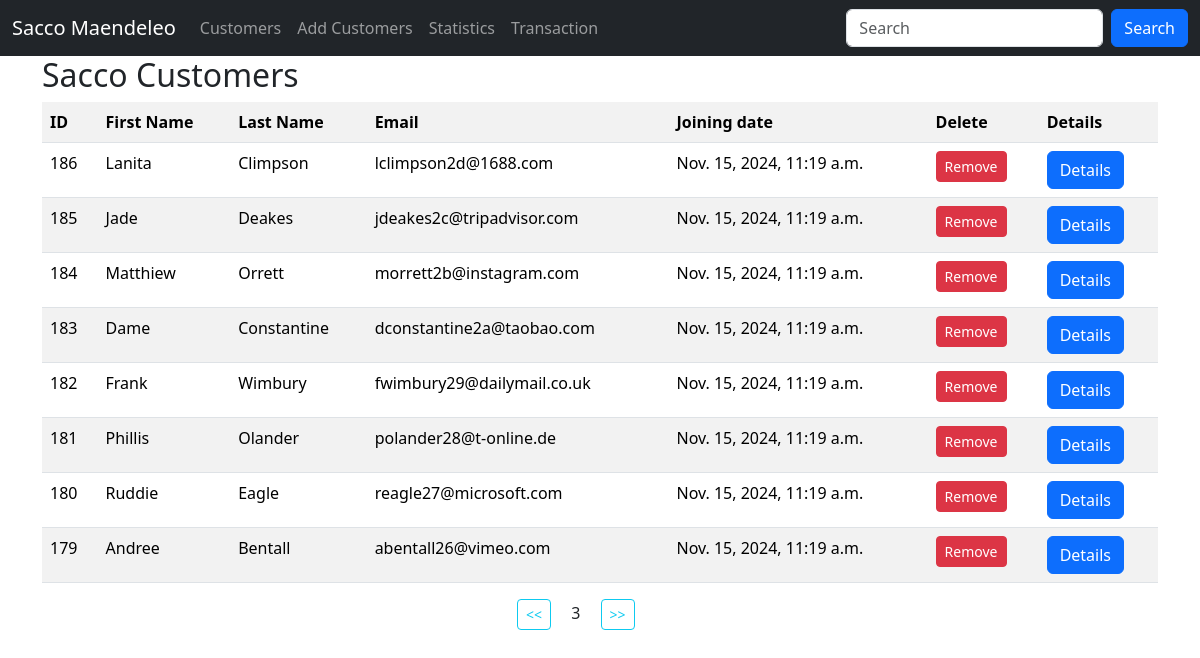
/?page=3, run on the app's committed database.
### app/models.py (models this page shows, shortened)
class Customer(models.Model):
    first_name = models.CharField(max_length=30)
    last_name = models.CharField(max_length=30)
    email = models.EmailField(unique=True)
    dob = models.DateField()
    gender = models.CharField(max_length=10)
    weight = models.IntegerField(default=0)
    created_at = models.DateTimeField(auto_now_add=True)
    update_at = models.DateTimeField(auto_now=True)
    class Meta:
        db_table = 'customers'

### app/views.py (the view)
# urls.py: path('', views.customers, name='customers'),
def customers(request):
    data = Customer.objects.all().order_by(
        '-id').values()  # ORM-object relational marker select everything from customers
    paginator = Paginator(data, 8)
    page_number = request.GET.get('page', 1)
    try:
        paginated_data = paginator.page(page_number)
    except PageNotAnInteger | EmptyPage:
        paginated_data = paginator.page(1)
    return render(request, 'customers.html', {'data': paginated_data})

### templates/customers.html (shortened to what this page needs)
{% extends 'master.html' %}
{% block content %}
    <div class="container">
        <h2>Sacco Customers</h2>
        <table class="table table-striped">
            <tr>
                <th>ID</th>
                <th>First Name</th>
                <th>Last Name</th>
                <th>Email</th>
                <th>Joining date</th>
                <th>Delete</th>
                <th>Details</th>
            </tr>
            {% for customer in data.object_list %}
                <tr>
                    <td>{{ customer.id }}</td>
                    <td>{{ customer.first_name }}</td>
                    <td>{{ customer.last_name }}</td>
                    <td>{{ customer.email }}</td>
                    <td>{{ customer.created_at }}</td>
                    <td>
                        <a href="{% url 'remove_customer' customer.id %}" class="btn btn-danger btn-sm">Remove</a>
                    </td>
                    <td>
                        <a href="{% url 'customer_details' customer.id %}" class="btn btn-primary bt-sm ">Details</a>
                    </td>
                </tr>
            {% empty %}
                <p>No customers in the sacco</p>
            {% endfor %}
        </table>
        <div class="row justify-content-center">
            <div class="col-sm-2">
                {% if data.has_previous %}
                    <a class="btn btn-outline-info btn-sm" href="?page={{ data.previous_page_number }}"> << </a>
                {% endif %}
                <span class="mx-3" >{{ data.number }}</span>
                {% if data.has_next %}
                    <a class="btn btn-outline-info btn-sm" href="?page={{ data.next_page_number }}"> >> </a>
                {% endif %}
            </div>
        </div>
    </div>
{% endblock %}

### data on the page
Customer: id "186", first_name "Lanita", last_name "Climpson", email "lclimpson2d@1688.com", created_at "Nov. 15, 2024, 11:19 a.m."
Customer: id "185", first_name "Jade", last_name "Deakes", email "jdeakes2c@tripadvisor.com", created_at "Nov. 15, 2024, 11:19 a.m."
Customer: id "184", first_name "Matthiew", last_name "Orrett", email "morrett2b@instagram.com", created_at "Nov. 15, 2024, 11:19 a.m."
Customer: id "183", first_name "Dame", last_name "Constantine", email "dconstantine2a@taobao.com", created_at "Nov. 15, 2024, 11:19 a.m."
Customer: id "182", first_name "Frank", last_name "Wimbury", email "fwimbury29@dailymail.co.uk", created_at "Nov. 15, 2024, 11:19 a.m."
Customer: id "181", first_name "Phillis", last_name "Olander", email "polander28@t-online.de", created_at "Nov. 15, 2024, 11:19 a.m."
Customer: id "180", first_name "Ruddie", last_name "Eagle", email "reagle27@microsoft.com", created_at "Nov. 15, 2024, 11:19 a.m."
Customer: id "179", first_name "Andree", last_name "Bentall", email "abentall26@vimeo.com", created_at "Nov. 15, 2024, 11:19 a.m."

### other printed values
{{ data.number }} "3"
